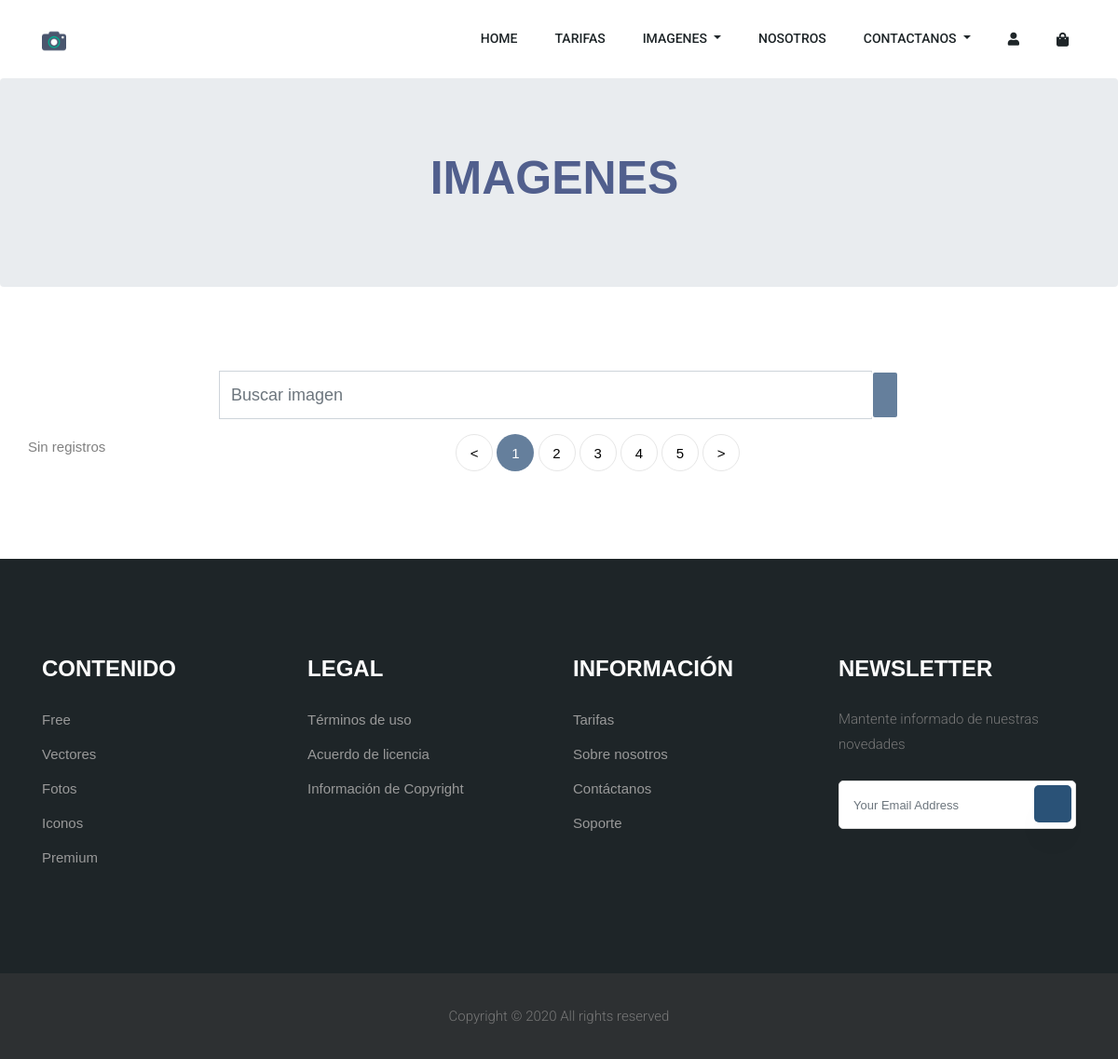
Page /WebPageCode/buscador.php on the earlier database version.
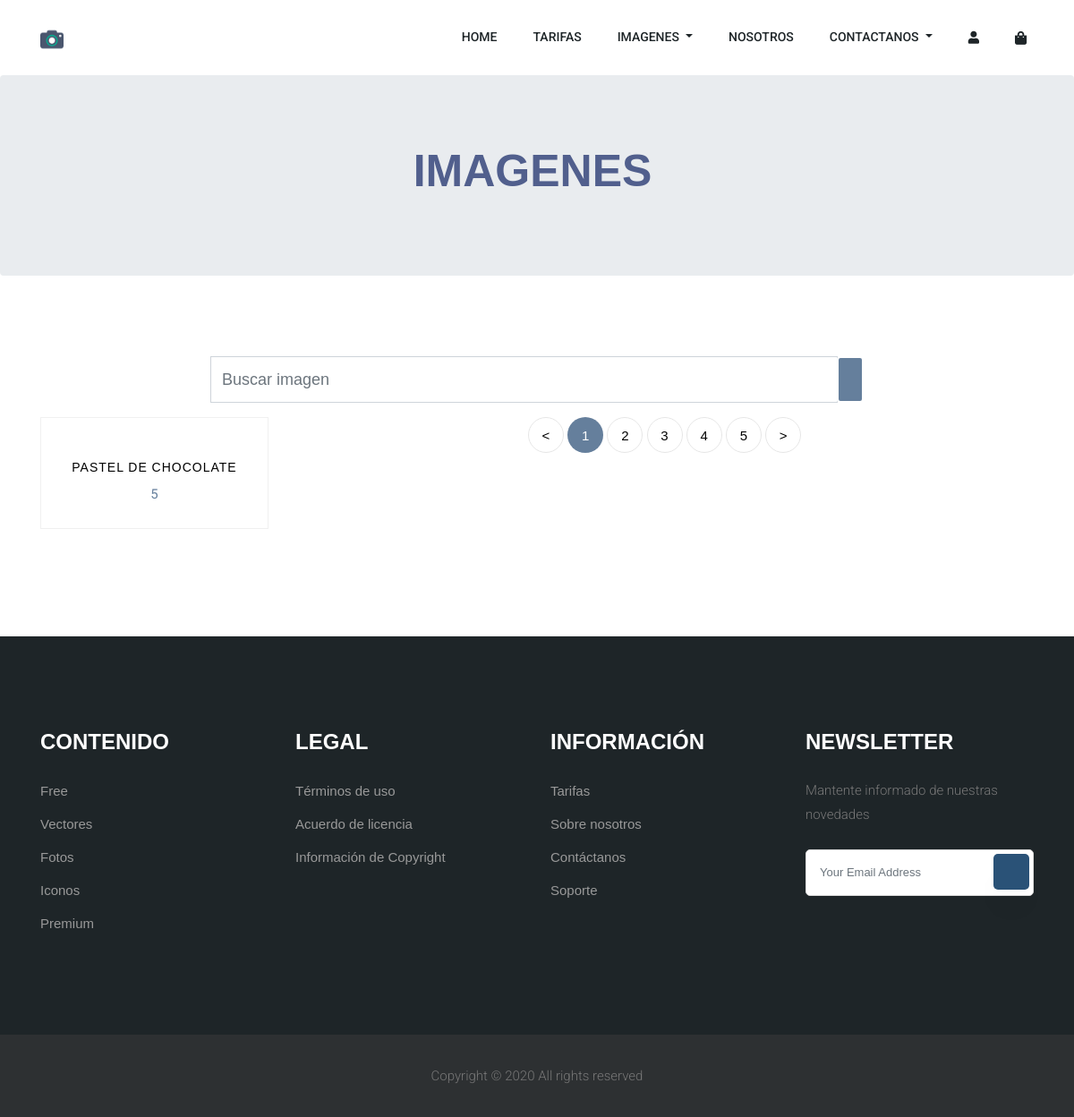
Same page on the later database version.
### tables this page shows
CREATE TABLE `producto` (
  `Id_Producto` int(11) NOT NULL,
  `Nombre_Producto` varchar(45) NOT NULL,
  `Descr_Producto` varchar(45) NOT NULL,
  `Imagen_Producto` varchar(45) NOT NULL,
  `Vistas` int(11) NOT NULL,
  `Calificacion` int(11) NOT NULL,
  `Precio` float NOT NULL
);

### WebPageCode/buscador.php (the view, shortened to what this page needs)
<?php
  $con=conectarBD();
  $buscar=$_POST['busqueda'];
?>
<!DOCTYPE html>
<html lang="en">
<head>
    <link rel="stylesheet" href="css/bootstrap.min.css">
    <link rel="stylesheet" href="css/animate.css">
    <link rel="stylesheet" href="css/owl.carousel.min.css">
    <link rel="stylesheet" href="css/all.css">
    <link rel="stylesheet" href="css/flaticon.css">
    <link rel="stylesheet" href="css/themify-icons.css">
    <link rel="stylesheet" href="css/swiper.min.css">
    <link rel="stylesheet" href="css/magnific-popup.css">
    <link rel="stylesheet" href="css/slick.css">
    <link rel="stylesheet" href="css/style.css">
</head>
<body>
    <?php include('header.php'); ?>
     <section class="breadcrumb breadcrumb_bg">
        <div class="container">
            <div class="row">
                <div class="col-lg-12">
                    <div class="breadcrumb_iner text-center">
                        <div class="breadcrumb_iner_item">
                            <h2>Imagenes <span></span></h2>
                        </div>
                    </div>
                </div>
            </div>
        </div>
    </section>
    <section class="ftco-section">
    	<div class="container">
      <div class="row align-items-center justify-content-center">
    <div class="col-lg-8">
    <form action="buscador.php" method="POST">
        <div class="form-group">
        <div class="input-group ">
        <input type="text" class="form-control" name="busqueda" placeholder='Buscar imagen'
            onfocus="this.placeholder = ''"
            onblur="this.placeholder = 'Buscar imagen'">
         <div class="input-group-append">
            <button class="button rounded-1 primary-bg text-white  btn_1"
            type="submit"> <i class="ti-search"></i> </button>
        </div>
        </div>
        </div>
    </form>
    </div>
    </div>
    		<div class="row">
				<?php
                  $consulta="SELECT * FROM producto WHERE (Nombre_Producto LIKE '%".$buscar."%')
                  OR (Descr_Producto LIKE '%".$buscar."%')";
                  $ejecutarConsulta= mysqli_query($con, $consulta);
                  $verFilas=mysqli_num_rows($ejecutarConsulta);
                  $fila=mysqli_fetch_array($ejecutarConsulta);
                  if(!$ejecutarConsulta)
                  {
                    echo "Error en la consulta";
                  }
                  else{
                    if($verFilas<1)
                    {
                      echo "<tr><td>Sin registros</td></tr>";
                    }else{
                      for($i=0; $i<=$fila;$i++){
                        echo
						'
						<div class="col-md-6 col-lg-3 ftco-animate">
    					<div class="product">
    					<a href="#" class="img-prod"><img class="img-fluid" src="'.$fila[3].'" alt="Colorlib Template">
    					<div class="overlay"></div>
    					</a>
    					<div class="text py-3 pb-4 px-3 text-center">
    						<h3><a href="image.php">'.$fila[1].'</a></h3>
    						<div class="d-flex">
    							<div class="pricing">
		    						<p class="price"><span class="price-sale">'.$fila[5].'</span></p>
		    					</div>
	    					</div>
	    					<div class="bottom-area d-flex px-3">
	    						<div class="m-auto d-flex">
	    						<a href="image.php?producto='.$fila[0].'" class="add-to-cart d-flex justify-content-center align-items-center text-center">
	    								<span><i class="ion-ios-menu"></i></span>
	    							</a>
	    							<a href="car.php" class="buy-now d-flex justify-content-center align-items-center mx-1">
	    								<span><i class="ion-ios-cart"></i></span>
	    							</a>
	    							<a href="wishlist.php" class="heart d-flex justify-content-center align-items-center ">
	    								<span><i class="ion-ios-heart"></i></span>
	    							</a>
    							</div>
    						</div>
    					</div>
    				</div>
    			</div>
                        ';
                        $fila=mysqli_fetch_array($ejecutarConsulta);
                      }
                    }
                  }
                  ?>
          <div class="col text-center">
            <div class="block-27">
              <ul >
                <li><a href="#">&lt;</a></li>
                <li class="active"><span>1</span></li>
                <li class=""><span>2</span></li>
                <li class=""><span>3</span></li>
                <li class=""><span>4</span></li>
                <li class=""><span>5</span></li>
                <li><a href="#">&gt;</a></li>
              </ul>
            </div>
          </div>
	    </div>
    </section>
    <?php include('footer.php'); ?>
    <?php include('librerias.php'); ?>
</body>
</html>

Differences in the rows shown:
added producto: Nombre_Producto "PASTEL DE CHOCOLATE", Calificacion "5"
Other differences:
text no longer shown: "Sin registros"
